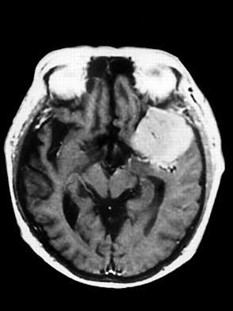
#> input picture CV/Sesi 4/otak1.jpg, 233 x 311 px, found by its file name
$ python TugasSesi4.py
#> lines starting #> are read from the running program, lines starting #| are printed output that depends on the picture
import cv2
import numpy as np
import matplotlib.pyplot as plt

# Membaca gambar
img = cv2.imread('CV\Sesi 4\otak1.jpg')
#> img is the input picture: shape (311, 233, 3); min 0, max 255, mean 70.5
img2 = cv2.imread('CV\Sesi 4\otak2.jpg')
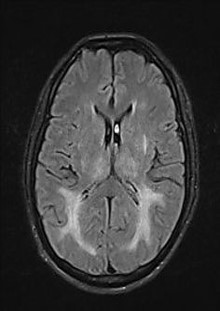
#> input picture CV/Sesi 4/otak2.jpg, 220 x 311 px, found by its file name
#> img2 is the input picture: shape (311, 220, 3); min 0, max 255, mean 57.1

# Menerapkan Gaussian filter
gaussian_filtered_img = cv2.GaussianBlur(img, (5, 5), 0)
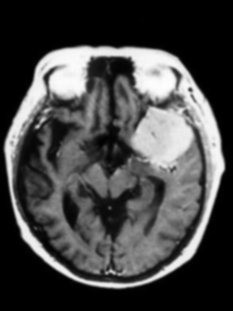
#> gaussian_filtered_img: shape (311, 233, 3); min 0, max 253, mean 70.5
gaussian_filtered_img2 = cv2.GaussianBlur(img2, (5, 5), 0)
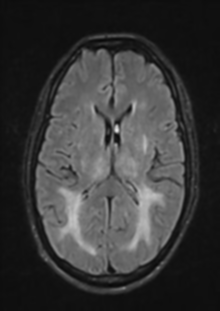
#> gaussian_filtered_img2: shape (311, 220, 3); min 7, max 229, mean 57.1

# Menampilkan hasil
plt.figure(figsize=(10,10))

plt.subplot(2,2,1)
plt.imshow(img)
plt.axis("off")
plt.title("Gambar 1 awal")

plt.subplot(2,2,2)
plt.imshow(img2)
plt.axis("off")
plt.title("Gambar 2 awal")

plt.subplot(2,2,3)
plt.imshow(gaussian_filtered_img)
plt.axis("off")
plt.title("Gambar 1 akhir")

plt.subplot(2,2,4)
plt.imshow(gaussian_filtered_img2)
plt.axis("off")
plt.title("Gambar 2 akhir")
plt.show()
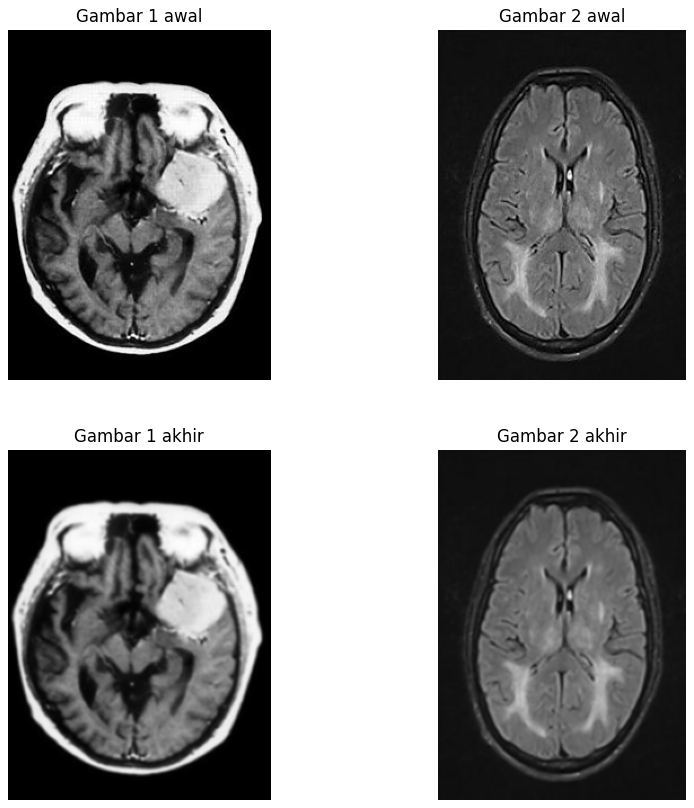
#> figure drawn by matplotlib, 4 panels
